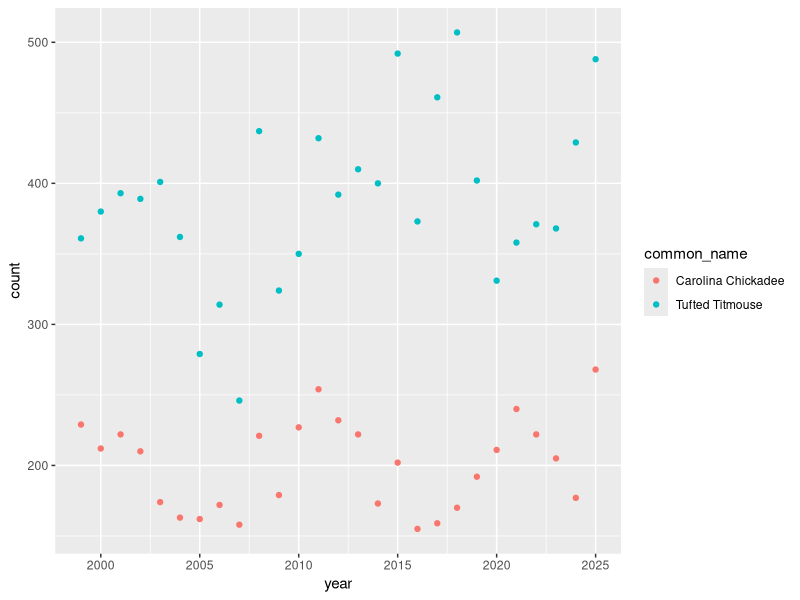
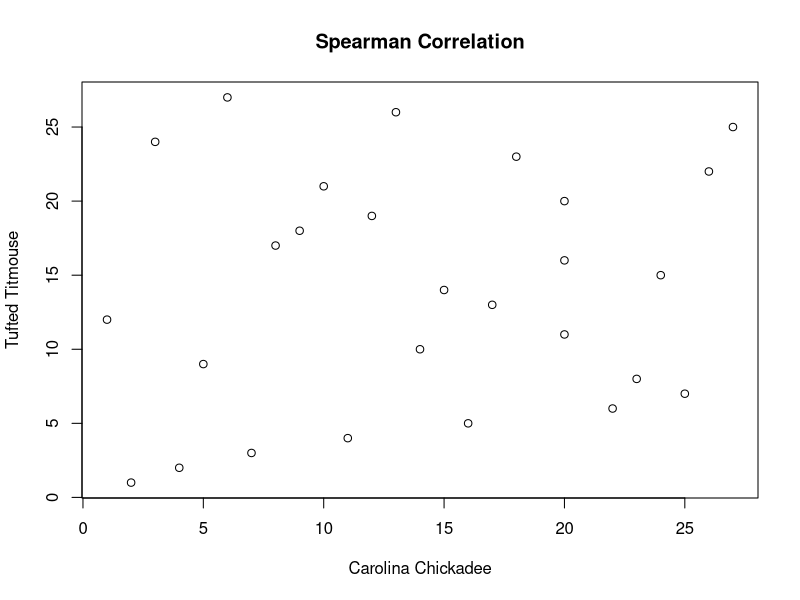
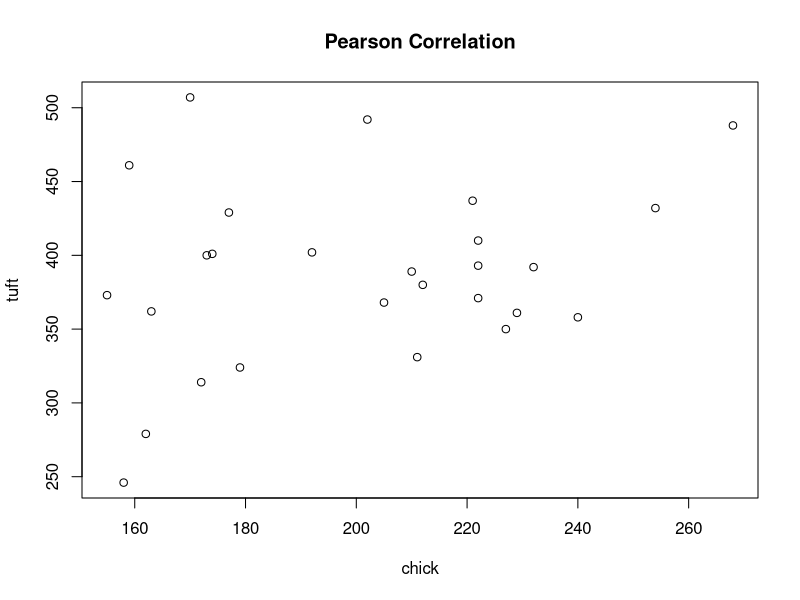

Here is the R script that generated these plots, in order:
# Created 02/12/2026
# Last updated 02/12/2026 by Anneliese Pinnell

# This file maps pearson vs. spearman correlations for species and population
# fluctuations

library(tidyverse)
library(ggplot2)

mbbs <- read.csv("data/mbbs/mbbsMerged.csv")

#Chickadee - Titmouse
chickTuft <- mbbs |>
  filter(common_name %in% c("Carolina Chickadee", "Tufted Titmouse")) |>
  group_by(common_name, year) |>
  mutate(count = sum(count)) |>
  unique()

#General population trend
ggplot(chickTuft, aes(x=year, y=count, color = common_name)) + geom_point()

# Sample data
chick <- chickTuft |> filter(common_name == "Carolina Chickadee")
tuft <- chickTuft |> filter(common_name == "Tufted Titmouse")

chick <- chick$count
tuft <- tuft$count

# Correlation scatterplot
plot(rank(chick), rank(tuft), main="Spearman Correlation", 
     xlab="Carolina Chickadee", ylab="Tufted Titmouse")

# Pearson
plot(chick, tuft, main="Pearson Correlation")
